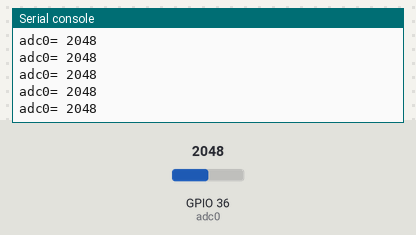
A program run on a simulated ESP32 board running MicroPython. On the bench: the last lines printed to the serial console. The inputs (shaded band) are chosen by the test bench; at power-on: GPIO 36 (adc0) = 2048 (analog values on the 0–4095 scale).

Above: at 1.2 s.
1.3 s: GPIO 36 (adc0) set to 2866
At 1.31 s:
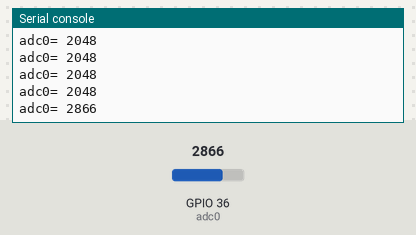
2.8 s: GPIO 36 (adc0) set to 3603
At 2.81 s:
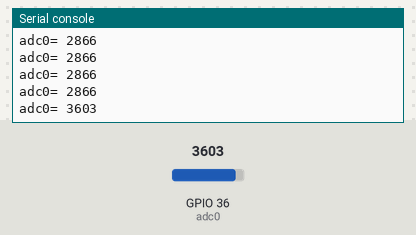
Timing chart, 0 to 5.8 s (numbered marks = the images above; inputs shaded):
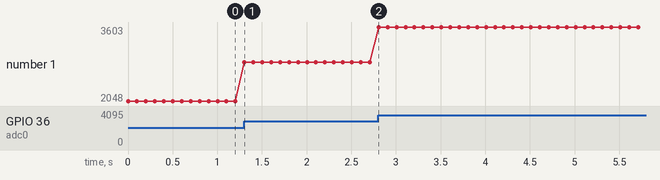

Measured:
- after the input at 1.3 s, the serial console: prints a new line at once (image 1)
- after the input at 2.8 s, the serial console: prints a new line at once (image 2)
- plotted number 1: 2048 → 2866 after the input at 1.3 s, 2866 → 3603 after the input at 2.8 s

The program:

analogRead.py
```python
#Hardware Platform: FireBeetle-ESP32
#Result: read analog voltage of the IO interfaces.
#The info below shows that analogRead is available for the current version.
# A0/IO36   A1/IO39   A2/IO34   A3/IO35   A4/IO15
#There are 5 analog input interfaces (A0~A4) in FireBeetle-ESP32.


from machine import ADC,Pin
import time

adc0=ADC(Pin(36))               #create ADC object
adc1=ADC(Pin(39))
adc2=ADC(Pin(34))
adc3=ADC(Pin(35))
adc4=ADC(Pin(15))

while True:
  print("adc0=",adc0.read())    #Read ADC value
  #print("adc1=",adc1.read())
  #print("adc2=",adc2.read())
  #print("adc3=",adc3.read())
  #print("adc4=",adc3.read())
  time.sleep(0.1)
```
